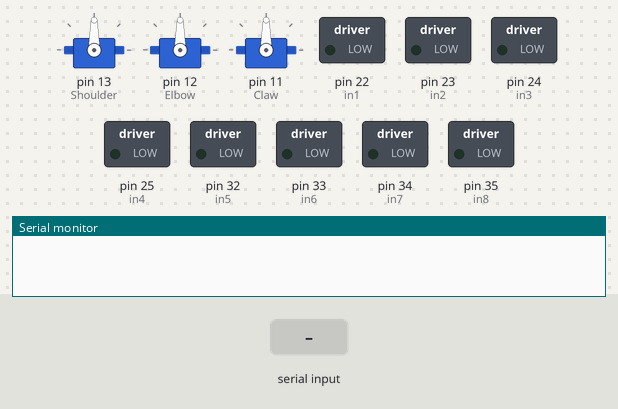
Simulated run of this sketch. Board: Arduino Mega 2560, built with avr-gcc and run on an emulated ATmega2560. Parts: 3 × servo, switched loads named in the sketch (green lamp = pin HIGH), the last lines printed to the serial monitor. The test bench sets the inputs (shaded band).

Above: at 1.2 s.
1.3 s: "F" received over the second serial link
At 2.1 s:
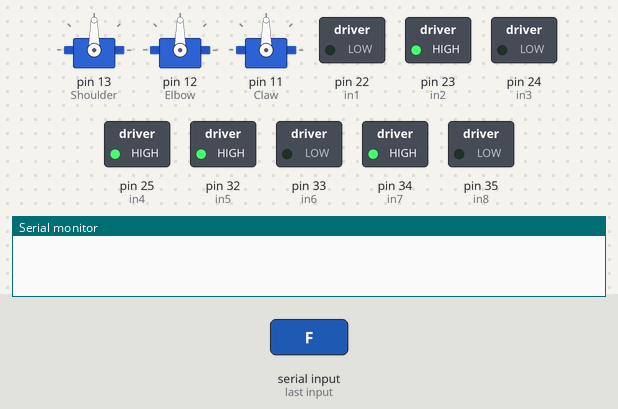
2.8 s: "U" received over the second serial link
At 3.3 s:
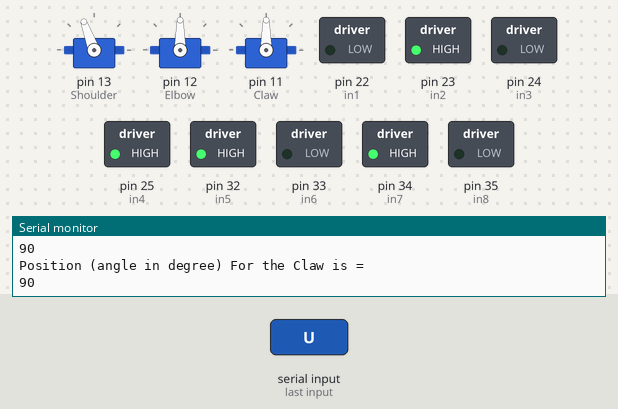
4.3 s: "E" received over the second serial link
At 5.2 s:
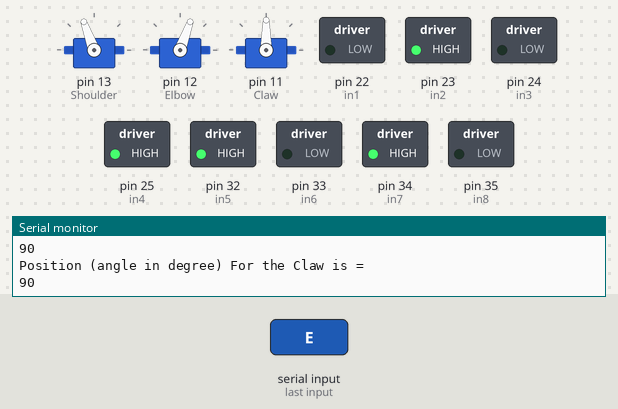
5.8 s: "B" received over the second serial link
At 6.7 s:
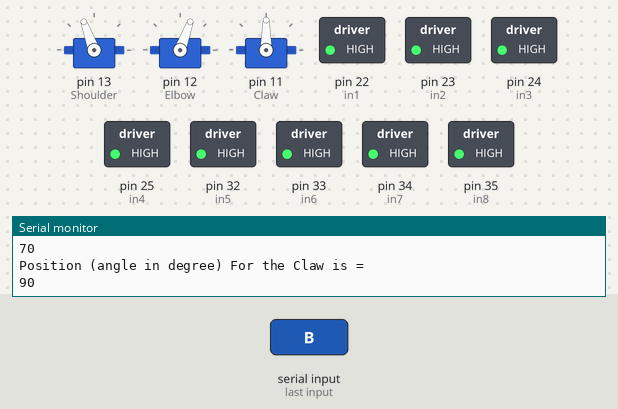
7.3 s: "0" received over the second serial link
At 7.9 s:
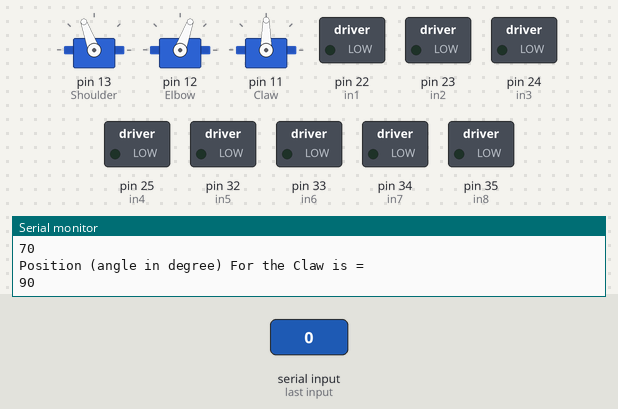
8.8 s: "L" received over the second serial link
At 10.2 s:
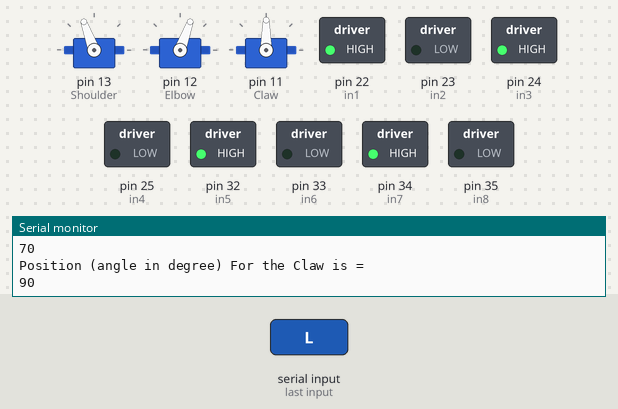
Timing chart, 0 to 11.3 s (numbered marks = the images above; inputs shaded):
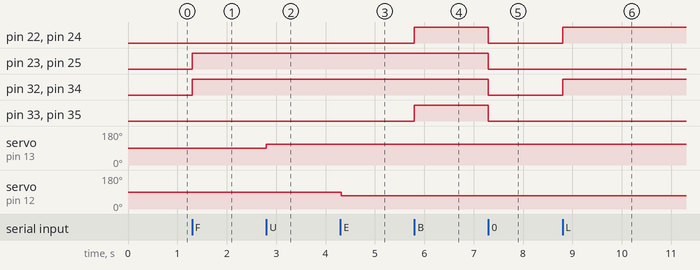

Measured:
- after the input at 1.3 s, pin 23 (in2), pin 25 (in4), pin 32 (in5), pin 34 (in7): LOW → HIGH at once
- after the input at 2.8 s, servo on pin 13 (Shoulder): 90° → 110° at once
- after the input at 4.3 s, servo on pin 12 (Elbow): 90° → 70° at once
- after the input at 5.8 s, pin 22 (in1), pin 24 (in3), pin 33 (in6), pin 35 (in8): LOW → HIGH at once
- after the input at 7.3 s, pin 22 (in1), pin 23 (in2), pin 24 (in3), pin 25 (in4), pin 32 (in5), pin 33 (in6), pin 34 (in7), pin 35 (in8): HIGH → LOW at once
- after the input at 8.8 s, pin 22 (in1), pin 24 (in3), pin 32 (in5), pin 34 (in7): LOW → HIGH at once

The sketch:

Final_EOD_robot.ino
```cpp
#include<SoftwareSerial.h>
#include <Servo.h>
#define TxD 10
#define RxD 9


Servo Shoulder;
Servo Elbow;
Servo Claw;

SoftwareSerial bluetoothSerial(TxD, RxD);
char c ;
int pos1 = 90;
int pos2 = 90;
int pos3 = 90;

//Motor 1 Left

int in1 = 22;
int in2 = 23;


//Motor 2 Left

int in3 = 24;
int in4 = 25;

//Motor 1 Right

int in5 = 32;
int in6 = 33;


//Motor 2 Right

int in7 = 34;
int in8 = 35;


//Timers
unsigned long Timer_For_Arm_angle = 0;


void setup()
{
  bluetoothSerial.begin(9600);
  Serial.begin(9600);

  //Arm
  Shoulder.attach(13);
  Elbow.attach(12);
  Claw.attach(11);


  //Tank Wheels

  pinMode(in1, OUTPUT);
  pinMode(in2, OUTPUT);
  pinMode(in3, OUTPUT);
  pinMode(in4, OUTPUT);


  pinMode(in5, OUTPUT);
  pinMode(in6, OUTPUT);
  pinMode(in7, OUTPUT);
  pinMode(in8, OUTPUT);
}

void loop()
{

  c = bluetoothSerial.read();
  Arm();
  Tank();

  timers();

  if (Timer_For_Arm_angle > 20)
  {
    Serial.println("Position (angle in degree) For the Sholder is = ");
    Serial.println(pos1);

    Serial.println("Position (angle in degree) For the Elbow is = ");
    Serial.println(pos2);

    Serial.println("Position (angle in degree) For the Claw is = ");
    Serial.println(pos3);

    Timer_For_Arm_angle = 0;
  }

}

void Tank()
{

  if (c == 'F')
  {
    //Left Motors

    digitalWrite(in2, HIGH);
    digitalWrite(in4, HIGH);

    //Right Motors

    digitalWrite(in5, HIGH);
    digitalWrite(in7, HIGH);
  }

  if (c == 'B')
  {
    //Left Motors

    digitalWrite(in1, HIGH);
    digitalWrite(in3, HIGH);

    //Right Motors

    digitalWrite(in6, HIGH);
    digitalWrite(in8, HIGH);
  }


  //Spin Left
  if (c == 'L')
  {
    //Left Motors

    digitalWrite(in1, HIGH);
    digitalWrite(in3, HIGH);

    //Right Motors

    digitalWrite(in5, HIGH);
    digitalWrite(in7, HIGH);
  }


  //Spin Right

  if (c == 'R')
  {
    //Left Motors

    digitalWrite(in2, HIGH);
    digitalWrite(in4, HIGH);

    //Right Motors

    digitalWrite(in6, HIGH);
    digitalWrite(in8, HIGH);
  }


  if (c == '0')
  {
    //Left Motors
    digitalWrite(in1, LOW);
    digitalWrite(in3, LOW);
    digitalWrite(in2, LOW);
    digitalWrite(in4, LOW);

    //Right Motors
    digitalWrite(in5, LOW);
    digitalWrite(in6, LOW);
    digitalWrite(in7, LOW);
    digitalWrite(in8, LOW);
  }

}


void Arm()
{

  //Servo Shoulder
  if (c == 'U')
  {
    pos1 = pos1 + 20;

    if (pos1 >= 180)
      pos1 = 180;
    Shoulder.write(pos1);
  }

  if (c == 'D')
  {
    pos1 = pos1 - 20;
    if (pos1 <= 0)
      pos1 = 0;
    Shoulder.write(pos1);
  }

  //Servo 2 Elbow
  if (c == 'W')
  {
    pos2 = pos2 + 20;

    if (pos2 >= 180)
      pos2 = 180;
    Elbow.write(pos2);
  }

  if (c == 'E')
  {
    pos2 = pos2 - 20;
    if (pos2 <= 0)
      pos2 = 0;
    Elbow.write(pos2);
  }

  //Servo 3 Claw
  if (c == 'X')
  {
    pos3 = pos3 + 20;

    if (pos3 >= 180)
      pos3 = 180;
    Claw.write(pos3);
  }

  if (c == 'Y')
  {
    pos3 = pos3 - 20;
    if (pos3 <= 0)
      pos3 = 0;
    Claw.write(pos3);
  }
}


void timers()
{
  static unsigned long ms_runtime = 0;
  static int one_ms_timer = 0;
  int i;
  if (millis() > ms_runtime)
  {
    ms_runtime = ms_runtime + 1;
    one_ms_timer++;
  }

  else if (ms_runtime > millis())
  {
    ms_runtime = millis();
  }

  if (one_ms_timer > 99)
  {
    Timer_For_Arm_angle++;
    one_ms_timer = 0;
  }

}
```
